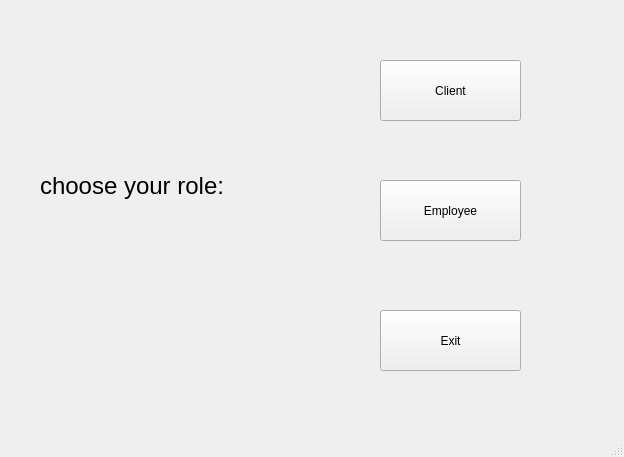
<?xml version="1.0" encoding="UTF-8"?>
<ui version="4.0">
 <class>MainWindow</class>
 <widget class="QMainWindow" name="MainWindow">
  <property name="geometry">
   <rect>
    <x>0</x>
    <y>0</y>
    <width>624</width>
    <height>457</height>
   </rect>
  </property>
  <property name="windowTitle">
   <string>MainWindow</string>
  </property>
  <widget class="QWidget" name="centralwidget">
   <widget class="QPushButton" name="pushButton">
    <property name="geometry">
     <rect>
      <x>380</x>
      <y>180</y>
      <width>141</width>
      <height>61</height>
     </rect>
    </property>
    <property name="text">
     <string>Employee</string>
    </property>
   </widget>
   <widget class="QPushButton" name="pushButton_2">
    <property name="geometry">
     <rect>
      <x>380</x>
      <y>60</y>
      <width>141</width>
      <height>61</height>
     </rect>
    </property>
    <property name="text">
     <string>Client</string>
    </property>
    <property name="autoDefault">
     <bool>false</bool>
    </property>
    <property name="default">
     <bool>false</bool>
    </property>
    <property name="flat">
     <bool>false</bool>
    </property>
   </widget>
   <widget class="QLabel" name="label">
    <property name="geometry">
     <rect>
      <x>40</x>
      <y>150</y>
      <width>261</width>
      <height>71</height>
     </rect>
    </property>
    <property name="font">
     <font>
      <pointsize>18</pointsize>
     </font>
    </property>
    <property name="text">
     <string>choose your role:</string>
    </property>
   </widget>
   <widget class="QPushButton" name="pushButton_3">
    <property name="geometry">
     <rect>
      <x>380</x>
      <y>310</y>
      <width>141</width>
      <height>61</height>
     </rect>
    </property>
    <property name="text">
     <string>Exit</string>
    </property>
   </widget>
  </widget>
  <widget class="QMenuBar" name="menubar">
   <property name="geometry">
    <rect>
     <x>0</x>
     <y>0</y>
     <width>624</width>
     <height>26</height>
    </rect>
   </property>
  </widget>
  <widget class="QStatusBar" name="statusbar"/>
 </widget>
 <resources/>
 <connections/>
</ui>
